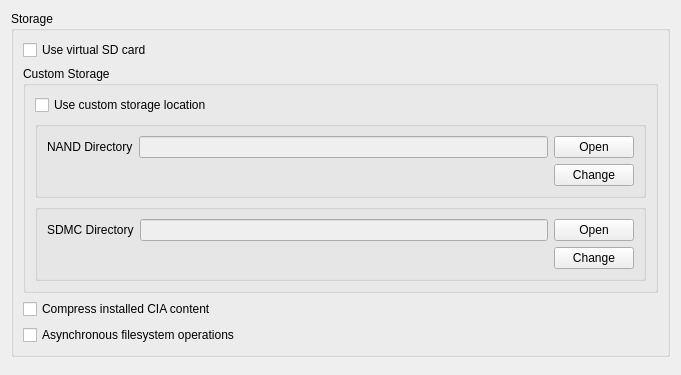
<?xml version="1.0" encoding="UTF-8"?>
<ui version="4.0">
 <class>ConfigureStorage</class>
 <widget class="QWidget" name="ConfigureStorage">
  <property name="geometry">
   <rect>
    <x>0</x>
    <y>0</y>
    <width>681</width>
    <height>375</height>
   </rect>
  </property>
  <layout class="QVBoxLayout" name="verticalLayout_1">
   <item>
    <layout class="QVBoxLayout" name="verticalLayout_2">
     <item>
      <widget class="QGroupBox" name="storage_group">
       <property name="title">
        <string>Storage</string>
       </property>
       <layout class="QVBoxLayout" name="verticalLayout_3">
        <item>
         <layout class="QHBoxLayout" name="horizontalLayout_1">
          <item>
           <widget class="QCheckBox" name="toggle_virtual_sd">
            <property name="text">
             <string>Use virtual SD card</string>
            </property>
           </widget>
          </item>
         </layout>
        </item>
        <item>
         <widget class="QGroupBox" name="custom_storage_group">
          <property name="title">
           <string>Custom Storage</string>
          </property>
          <layout class="QVBoxLayout" name="verticalLayout_6">
           <item>
            <widget class="QCheckBox" name="toggle_custom_storage">
             <property name="text">
              <string>Use custom storage location</string>
             </property>
            </widget>
           </item>
           <item>
            <widget class="QGroupBox" name="nand_group">
             <property name="title">
              <string/>
             </property>
             <layout class="QVBoxLayout" name="verticalLayout">
              <item>
               <layout class="QHBoxLayout" name="horizontalLayout">
                <item>
                 <widget class="QLabel" name="label">
                  <property name="text">
                   <string>NAND Directory</string>
                  </property>
                 </widget>
                </item>
                <item>
                 <widget class="QLineEdit" name="nand_dir_path">
                  <property name="enabled">
                   <bool>false</bool>
                  </property>
                 </widget>
                </item>
                <item>
                 <widget class="QPushButton" name="open_nand_dir">
                  <property name="text">
                   <string>Open</string>
                  </property>
                 </widget>
                </item>
               </layout>
              </item>
              <item>
               <layout class="QHBoxLayout" name="horizontalLayout_2">
                <item>
                 <spacer name="horizontalSpacer_3">
                  <property name="orientation">
                   <enum>Qt::Horizontal</enum>
                  </property>
                  <property name="sizeHint" stdset="0">
                   <size>
                    <width>40</width>
                    <height>20</height>
                   </size>
                  </property>
                 </spacer>
                </item>
                <item>
                 <widget class="QPushButton" name="change_nand_dir">
                  <property name="text">
                   <string>Change</string>
                  </property>
                 </widget>
                </item>
               </layout>
              </item>
             </layout>
            </widget>
           </item>
           <item>
            <widget class="QGroupBox" name="sdmc_group">
             <property name="title">
              <string/>
             </property>
             <layout class="QVBoxLayout" name="verticalLayout_4">
              <item>
               <layout class="QHBoxLayout" name="horizontalLayout_3">
                <item>
                 <widget class="QLabel" name="label_2">
                  <property name="text">
                   <string>SDMC Directory</string>
                  </property>
                 </widget>
                </item>
                <item>
                 <widget class="QLineEdit" name="sdmc_dir_path">
                  <property name="enabled">
                   <bool>false</bool>
                  </property>
                 </widget>
                </item>
                <item>
                 <widget class="QPushButton" name="open_sdmc_dir">
                  <property name="text">
                   <string>Open</string>
                  </property>
                 </widget>
                </item>
               </layout>
              </item>
              <item>
               <layout class="QHBoxLayout" name="horizontalLayout_4">>
                <item>
                 <spacer name="horizontalSpacer_4">
                  <property name="orientation">
                   <enum>Qt::Horizontal</enum>
                  </property>
                  <property name="sizeHint" stdset="0">
                   <size>
                    <width>40</width>
                    <height>20</height>
                   </size>
                  </property>
                 </spacer>
                </item>
                <item>
                 <widget class="QPushButton" name="change_sdmc_dir">
                  <property name="text">
                   <string>Change</string>
                  </property>
                 </widget>
                </item>
               </layout>
              </item>
             </layout>
            </widget>
           </item>
          </layout>
         </widget>
        </item>
        <item>
         <layout class="QVBoxLayout" name="horizontalLayout_5">
          <item>
           <widget class="QCheckBox" name="toggle_compress_cia">
            <property name="text">
             <string>Compress installed CIA content</string>
            </property>
            <property name="toolTip">
              <string>&lt;html&gt;&lt;head/&gt;&lt;body&gt;&lt;p&gt;Compresses the content of CIA files when installed to the emulated SD card. Only affects CIA content which is installed while the setting is enabled.&lt;/p&gt;&lt;/body&gt;&lt;/html&gt;</string>
            </property>
           </widget>
          </item>
           <item>
           <widget class="QCheckBox" name="async_fs_operations">
            <property name="text">
             <string>Asynchronous filesystem operations</string>
            </property>
            <property name="toolTip">
              <string>&lt;html&gt;&lt;head/&gt;&lt;body&gt;&lt;p&gt;Makes emulated filesystem accesses asynchronous. Greatly reduces filesystem related stutter, but may slightly increase load times.&lt;/p&gt;&lt;/body&gt;&lt;/html&gt;</string>
            </property>
           </widget>
          </item>
         </layout>
        </item>
       </layout>
      </widget>
     </item>
    </layout>
   </item>
   <item>
    <spacer name="verticalSpacer">
     <property name="orientation">
      <enum>Qt::Vertical</enum>
     </property>
     <property name="sizeHint" stdset="0">
      <size>
       <width>20</width>
       <height>40</height>
      </size>
     </property>
    </spacer>
   </item>
  </layout>
 </widget>
 <resources/>
 <connections/>
</ui>
